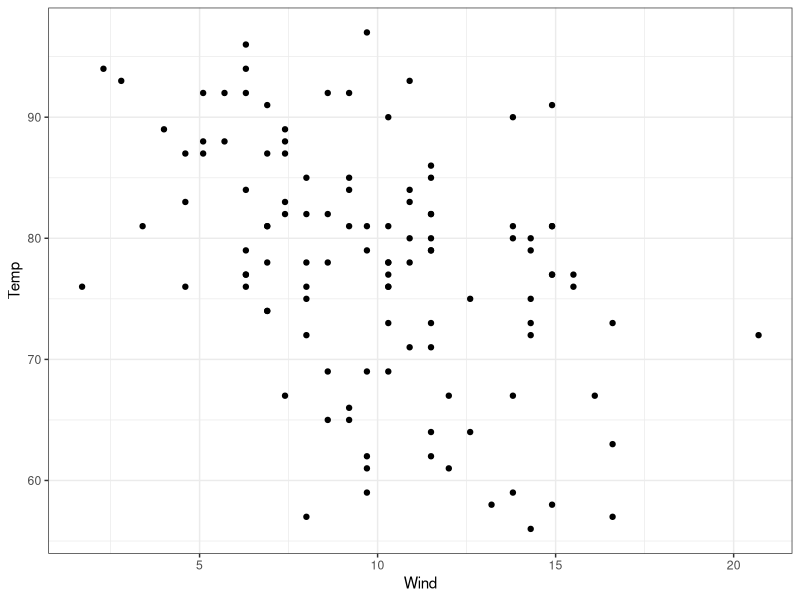
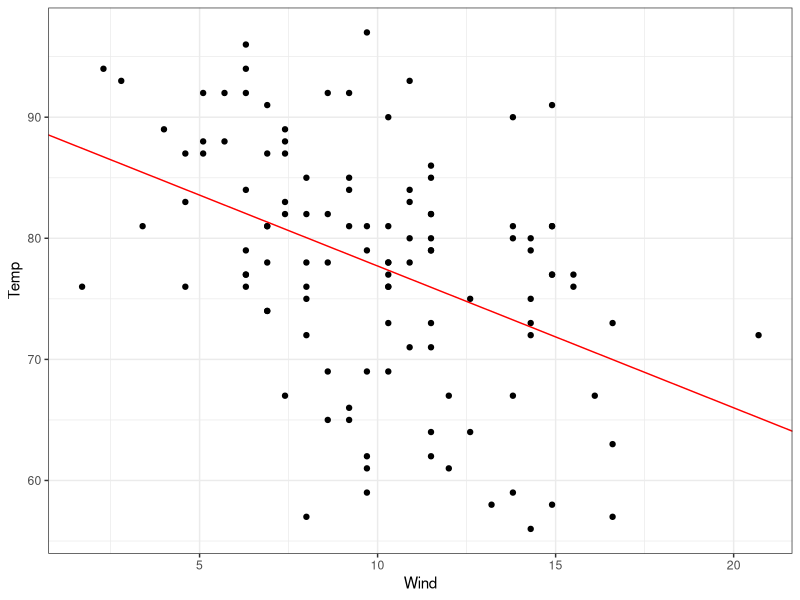
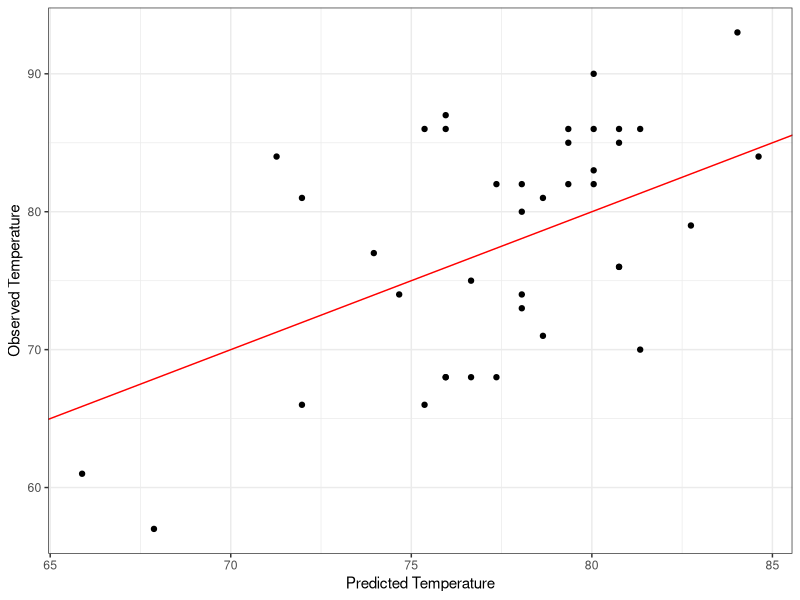
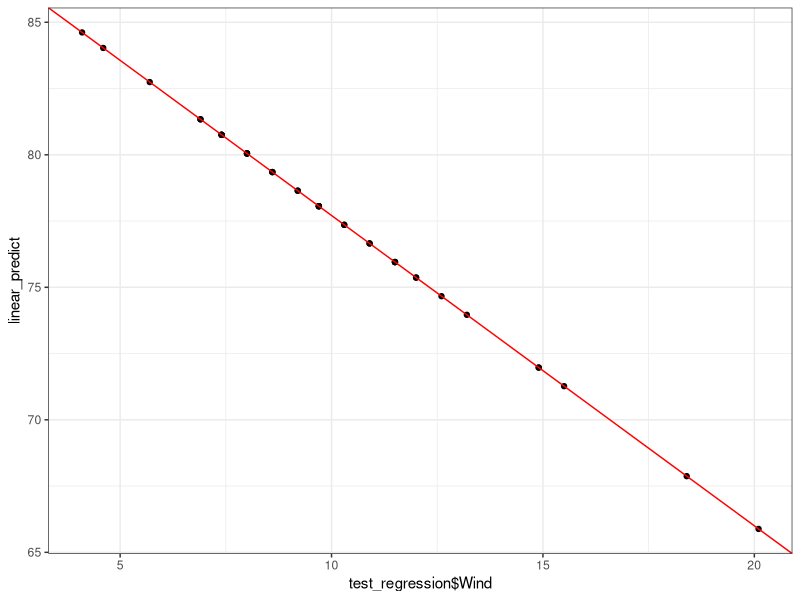
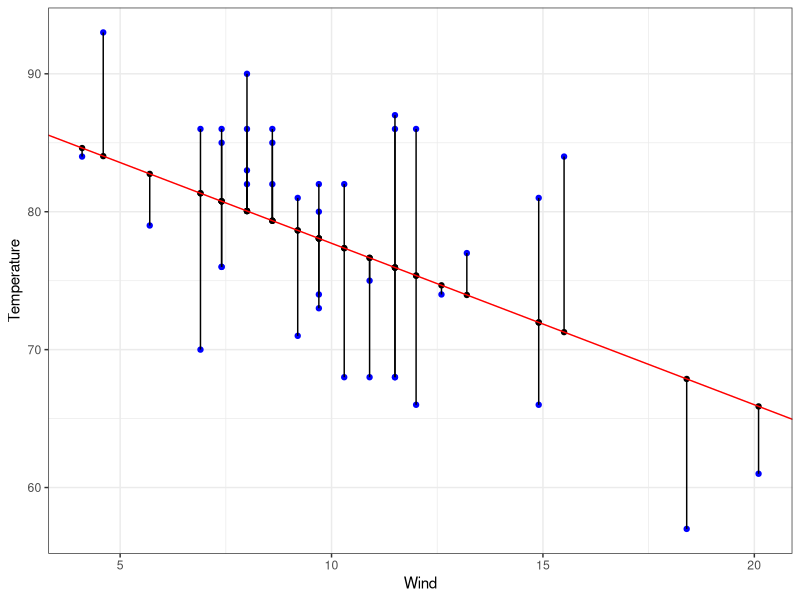
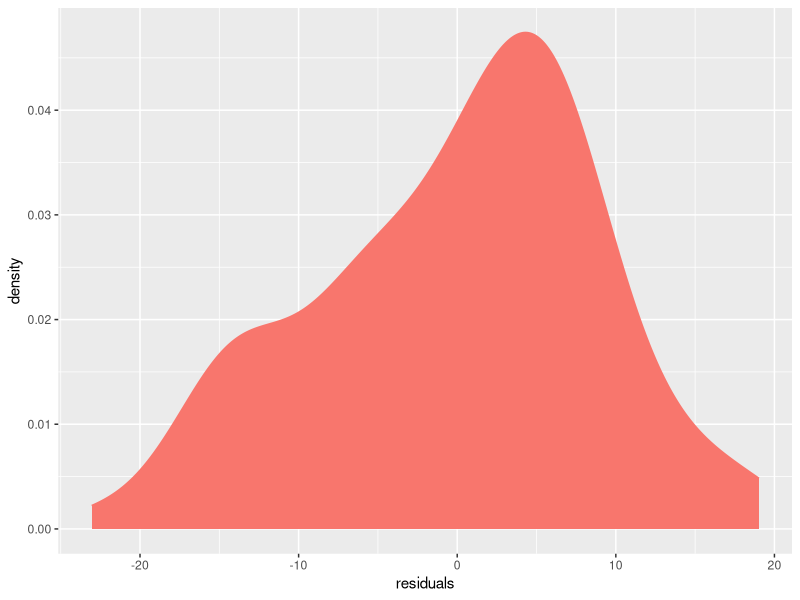

R code for these plots, in order: (Note: this script raises an error after producing the figures.)
## ---- chunk 1
knitr::opts_chunk$set(echo = TRUE, eval = T)
## ---- chunk 2
library(caret)
library(MASS)
library(ggplot2)
library(dplyr)
library(ggfortify)

#Mauna Loa CO2 concentrations
data(airquality)
## ---- chunk 3
n <- nrow(airquality)
set.seed(404)
train_index = sample(n, 0.75*n)
train_regression = airquality[train_index, ]
test_regression = airquality[-train_index, ]
## ---- chunk 4
ggplot(data = train_regression) +
  geom_point(aes(x=Wind, y=Temp)) +
  theme_bw()
## ---- chunk 5
#help(train)
linear_regression <- train(Temp ~ Wind, data = train_regression, method = "lm")
linear_coefficients <- linear_regression$finalModel$coefficients
## ---- chunk 6
ggplot(data = train_regression) +
   geom_point(aes(x=Wind, y=Temp)) +
   geom_abline(aes(intercept = linear_coefficients[1], slope = linear_coefficients[2]), col = "red") +
   theme_bw()
## ---- chunk 7
#help(predict)
linear_predict <- predict(linear_regression, test_regression)
## ---- chunk 8
#look at the median residual value. Close to zero is best
#help(summary)
summary(linear_regression)
## ---- chunk 9
ggplot() + geom_point(aes(x = linear_predict, y = test_regression$Temp)) + 
  xlab("Predicted Temperature") + ylab("Observed Temperature") + 
  geom_abline(slope = 1, intercept = 0, col = "red") +
  theme_bw()

cor.test(linear_predict, test_regression$Temp)
## ---- chunk 10
# Extract coefficients from the model
linear_regression$finalModel$coefficients

# plot the regression line on the predicted values
ggplot() + geom_point(aes(x=test_regression$Wind, y=linear_predict)) +
  geom_abline(aes(intercept=linear_coefficients[1], slope=linear_coefficients[2]), col = 'red') + 
  theme_bw()

# plot the original test values
ggplot(data = test_regression) + 
  geom_point(aes(x=Wind, y=linear_predict)) +
  geom_point(aes(x=Wind, y=Temp), col = "blue") +
  geom_segment(aes(x=Wind, y=Temp, xend=Wind, yend=linear_predict), col = "black") +
  geom_abline(aes(intercept=linear_coefficients[1], slope=linear_coefficients[2]), col = 'red') +
  theme_bw() + xlab("Wind") + ylab("Temperature")
## ---- chunk 11
linear_residuals <- residuals(linear_regression)

ggplot() + geom_density(aes(linear_residuals, col = "red", fill = "red"), show.legend = FALSE) +
  xlab('residuals')
## ---- chunk 12
cor.test(train_regression$Wind, resid(linear_regression))
## ---- chunk 13
lasso_regression <- train(Temp ~ Wind + Month, data = train_regression, method = "lasso")
lasso_predict <- predict(lasso_regression, test_regression)

ggplot(data = test_regression, aes(x = Wind)) + 
  geom_point(aes(y = lasso_predict)) + 
  geom_point(aes(y = Temp), col = 'red') + 
  xlab("Wind") + ylab("Temperature") + theme_bw()

ggplot(data = test_regression, aes(x = Month)) + 
  geom_point(aes(y = lasso_predict)) + 
  geom_point(aes(y = Temp), col = 'blue') + 
  xlab("Month") + ylab("Temperature") + theme_bw()
